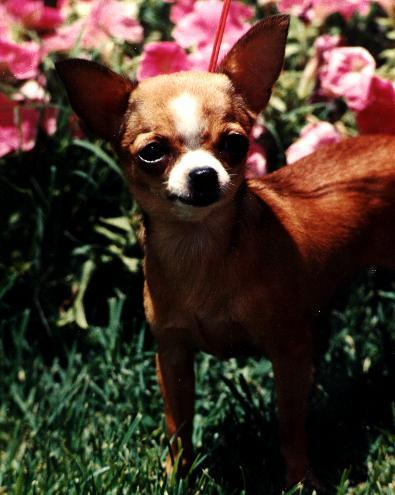
#> input picture images/n02085620-Chihuahua/n02085620_10131.jpg, 395 x 495 px; its folder holds only this picture in this run
$ python rgb_histogram.py
#> lines starting #> are read from the running program, lines starting #| are printed output that depends on the picture
import cv2, os, random, glob
import matplotlib.pyplot as plt


breeds = glob.glob('./images/*')

selected_images = []

for folder in breeds:
    images_in_folder = glob.glob(os.path.join(folder, '*.jpg'))
    selected_image = random.choice(images_in_folder)
    selected_images.append(selected_image)

# Plotting the images with their corresponding RGB histograms
plt.figure(figsize=(12, 4))
for i, image_path in enumerate(selected_images):
    image = cv2.imread(image_path)
#> image is the input picture: shape (495, 395, 3); mean B, G, R 42.4, 53.7, 71.8

    # Splitting the image into its RGB channels
    channels = cv2.split(image)
    colors = ('r', 'g', 'b')

    plt.subplot(1, 4, i + 1)
    plt.imshow(cv2.cvtColor(image, cv2.COLOR_BGR2RGB))
    plt.title(f'Image {i + 1}')
    plt.axis('off')

    for j, color in enumerate(colors):
        histogram = cv2.calcHist([channels[j]], [0], None, [256], [0, 256])
        plt.plot(histogram, color=color, label=f'{color.upper()} channel')

    plt.xlabel('Intensity')
    plt.ylabel('Pixel Count')
    plt.xlim(0, 250)
    plt.ylim(0, 800)
    plt.legend()

plt.tight_layout()
plt.show()
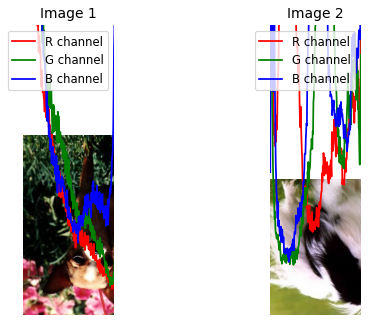
#> figure drawn by matplotlib, 2 panels
